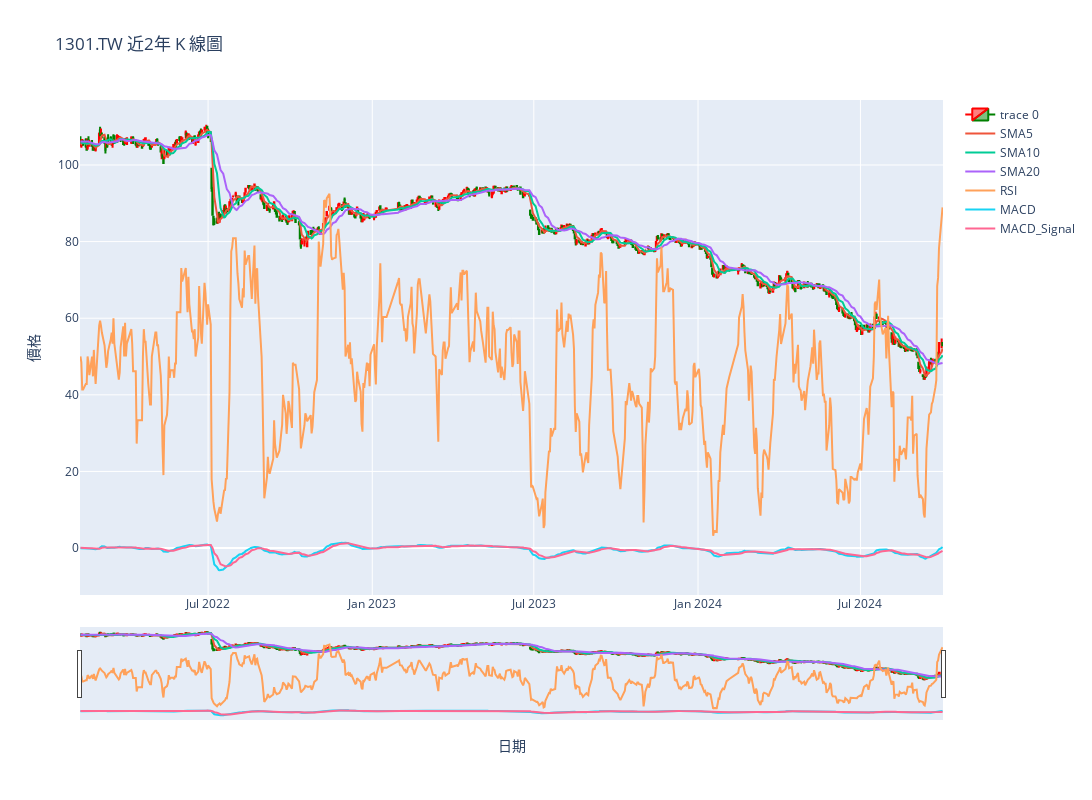

This figure's notebook cell:
### Markdown cell above
### 1-3. 準備資料：可視化 K 線圖

### Code cell
# 2. 可視化 K 線圖
df['SMA5'] = sma5
df['SMA10'] = sma10
df['SMA20'] = sma20
df['RSI'] = rsi
df['MACD'] = macd
df['MACD_Signal'] = macd_signal
df.dropna(subset=['SMA5', 'SMA10', 'SMA20','RSI'], inplace=True)

# 移除不需要的欄位 
df.drop(columns=['成交股數', '成交金額', '成交筆數','漲跌價差'], inplace=True)
df.info()

df.to_csv(f'stock_data_{target_code}_with_features.csv', index=False)

current_data = pd.read_csv(f'stock_data_{target_code}_with_features.csv')

# 可視化 K 線圖
def plot_candlestick(data, title):
    fig = go.Figure(data=[go.Candlestick(x=data['日期'],
                                        open=data['開盤價'],
                                        high=data['最高價'],
                                        low=data['最低價'],
                                        close=data['收盤價'],
                                        increasing_line_color='red',
                                        decreasing_line_color='green')])
    
    fig.add_trace(go.Scatter(x=data['日期'], y=data['SMA5'], mode='lines', name='SMA5'))
    fig.add_trace(go.Scatter(x=data['日期'], y=data['SMA10'], mode='lines', name='SMA10'))
    fig.add_trace(go.Scatter(x=data['日期'], y=data['SMA20'], mode='lines', name='SMA20'))
    fig.add_trace(go.Scatter(x=data['日期'], y=data['RSI'], mode='lines', name='RSI'))
    fig.add_trace(go.Scatter(x=data['日期'], y=data['MACD'], mode='lines', name='MACD'))
    fig.add_trace(go.Scatter(x=data['日期'], y=data['MACD_Signal'], mode='lines', name='MACD_Signal'))

    fig.update_layout(title=title, xaxis_title='日期', yaxis_title='價格',width=1200, height=800)
    fig.update_yaxes(autorange=True)
    
    fig.show()


# 把存下來的資料畫出來
plot_candlestick(current_data, f'{target_code}.TW 近{n}年 K 線圖')

### Figure 1 — Plotly figure (JSON) as saved in the notebook; plotly's stock layout.template omitted (floating-point values rounded to 4 significant figures; data arrays with more than 128 entries replaced by an {"elided": "..."} marker saying what was removed)
{"data": [{"close": {"elided": "647 float values"}, "decreasing": {"line": {"color": "green"}}, "high": {"elided": "647 float values"}, "increasing": {"line": {"color": "red"}}, "low": {"elided": "647 float values"}, "open": {"elided": "647 float values"}, "type": "candlestick", "x": {"elided": "647 str values"}}, {"mode": "lines", "name": "SMA5", "type": "scatter", "x": {"elided": "647 str values"}, "y": {"elided": "647 float values"}}, {"mode": "lines", "name": "SMA10", "type": "scatter", "x": {"elided": "647 str values"}, "y": {"elided": "647 float values"}}, {"mode": "lines", "name": "SMA20", "type": "scatter", "x": {"elided": "647 str values"}, "y": {"elided": "647 float values"}}, {"mode": "lines", "name": "RSI", "type": "scatter", "x": {"elided": "647 str values"}, "y": {"elided": "647 float values"}}, {"mode": "lines", "name": "MACD", "type": "scatter", "x": {"elided": "647 str values"}, "y": {"elided": "647 float values"}}, {"mode": "lines", "name": "MACD_Signal", "type": "scatter", "x": {"elided": "647 str values"}, "y": {"elided": "647 float values"}}], "layout": {"height": 800, "title": {"text": "1301.TW 近2年 K 線圖"}, "width": 1200, "xaxis": {"title": {"text": "日期"}}, "yaxis": {"autorange": true, "title": {"text": "價格"}}}}
